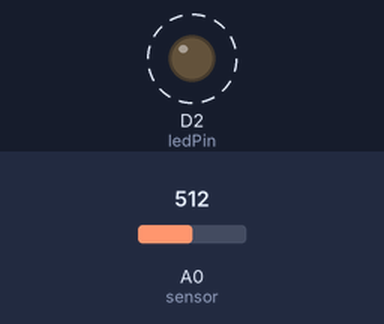
The sketch below on a simulated ESP8266 (NodeMCU). Shown: output pins drawn as LEDs (lit = HIGH). Dashed ring = blinking. The test bench sets the inputs (shaded band); at power-on: A0 (sensor) = 512. What the sketch prints to the serial monitor is not drawn.

Above: at 0.6 s.
Timing chart, 0 to 3.0 s (numbered marks = the images above):
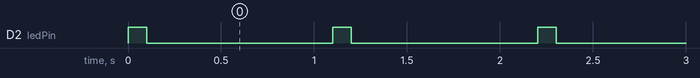

The sketch:

SensorLedBlink.ino
```cpp
#include <ESP8266WiFi.h>
#include <espnow.h>


// head 1 - 0xEC, 0x64, 0xC9, 0xCE, 0x01, 0x3E
// Head 2  - 0xEC, 0x64, 0xC9, 0xCE, 0x08, 0x7F
// ec:64:c9:c9:c3:17. 0xEC, 0x64, 0xC9, 0xC9, 0xC3, 0x17
uint8_t headESPAddress[] = {0xEC, 0x64, 0xC9, 0xCE, 0x01, 0x3E};  // Head 1
//uint8_t headESPAddress[] = {0xEC, 0x64, 0xC9, 0xCE, 0x08, 0x7F};  // head 2

const int ledPin = D2; // LED pin for blinking

// Structure to hold sensor data
typedef struct {
 int rollNo;
 int moistureValue;
} SensorData;


SensorData sensorData;  // Instance of the structure


void setup() {
 Serial.begin(115200);

  pinMode(ledPin, OUTPUT); // Set LED pin as output

 // Initialize WiFi in station mode
 WiFi.mode(WIFI_STA);


 // Initialize ESP-NOW
 if (esp_now_init() != 0) {
   Serial.println("ESP-NOW initialization failed");
   return;
 }


 // Set the ESP-NOW role if needed
 esp_now_set_self_role(ESP_NOW_ROLE_CONTROLLER);


 Serial.println("Sensor ESP setup completed.");


 // Set the roll number for this sensor
 sensorData.rollNo = 2;  // Update this for each sensor
}


void loop() {
 // Simulating a moisture reading from sensor (analog read)
 int moistureValue = analogRead(A0);  // Assuming A0 is the analog pin for the moisture sensor
 Serial.print(moistureValue);

 sensorData.moistureValue = map(moistureValue, 600, 1023, 100, 0);  // Convert the raw value to percentage


 // Send the data to the Head ESP
 esp_now_send(headESPAddress, (uint8_t *)&sensorData, sizeof(sensorData));
  digitalWrite(ledPin, HIGH);
  delay(100);  // LED on for 100ms
  digitalWrite(ledPin, LOW);

 // Print for debugging
 Serial.print("Sent Roll No: ");
 Serial.print(sensorData.rollNo);
 Serial.print(" - Moisture Value: ");
 Serial.println(sensorData.moistureValue);


 // Wait for some time before sending again (e.g., 1 seconds)
 delay(1000);
}
```

Measured:
- by itself, D2 (ledPin): alternates HIGH for 0.10 s and LOW for 1.0 s
